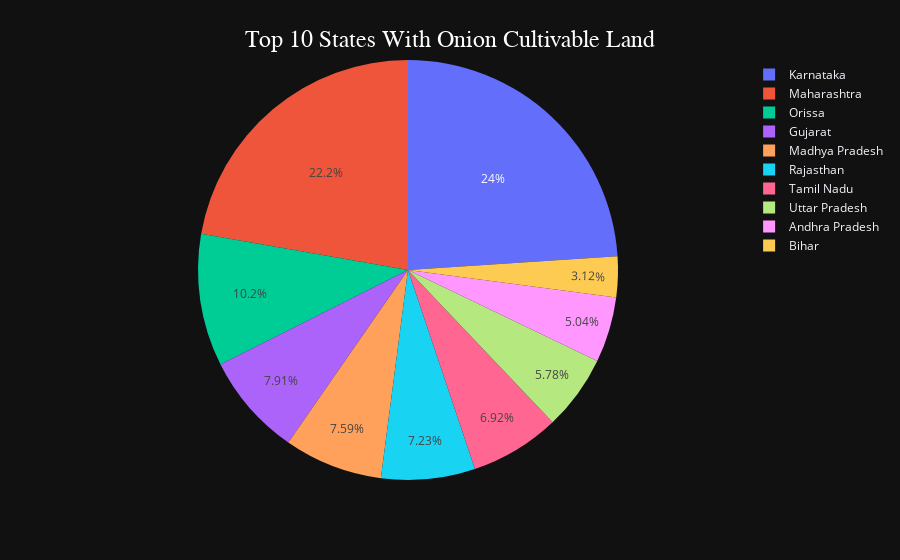

The cell this chart's notebook holds for it:
### Code cell
fig = px.pie(top_10_land_onion, values="ONION AREA (1000 ha)", names="State Name")
fig.update_layout(
     template="plotly_dark" ,
    title={
        'text': 'Top 10 States With Onion Cultivable Land',
        'x': 0.5,  
        'xanchor': 'center',
        'yanchor': 'top',
        'font': {'size': 24, 'family': 'Arial', 'color': '#ffffff'}  
    }
)
fig.show()

### Figure 1 — Plotly figure (JSON) as saved in the notebook; plotly's stock layout.template omitted (floating-point values rounded to 4 significant figures)
{"data": [{"domain": {"x": [0, 1], "y": [0, 1]}, "hovertemplate": "State Name=%{label}<br>ONION AREA (1000 ha)=%{value}<extra></extra>", "labels": ["Karnataka", "Maharashtra", "Orissa", "Gujarat", "Madhya Pradesh", "Rajasthan", "Tamil Nadu", "Uttar Pradesh", "Andhra Pradesh", "Bihar"], "legendgroup": "", "name": "", "showlegend": true, "type": "pie", "values": [4196.0, 3896.0, 1784.0, 1386, 1329.0, 1266.0, 1212.0, 1013.0, 883.2, 547.1]}], "layout": {"legend": {"tracegroupgap": 0}, "margin": {"t": 60}, "title": {"font": {"color": "#ffffff", "family": "Arial", "size": 24}, "text": "Top 10 States With Onion Cultivable Land", "x": 0.5, "xanchor": "center", "yanchor": "top"}}}
